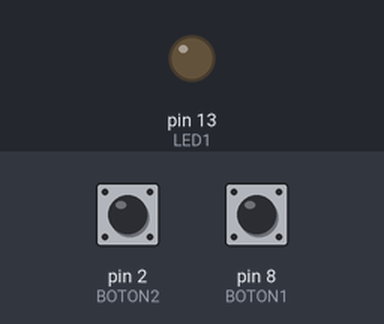
Recording of a sketch running on a simulated Arduino Uno, built with avr-gcc and run on an emulated ATmega328P. Parts: output pins drawn as LEDs (lit = HIGH). The test bench sets the inputs (shaded band); at power-on: pin 2 (BOTON2) LOW, pin 8 (BOTON1) LOW.

Above: at 1.2 s.
1.3 s: pin 2 (BOTON2) pulled HIGH for 0.15 s
At 1.37 s:
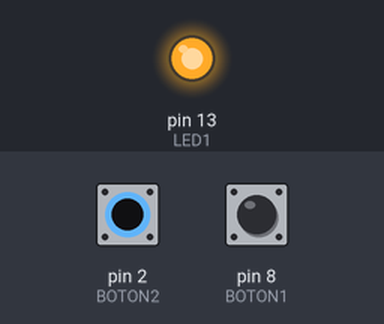
2.9 s: pin 2 (BOTON2) pulled HIGH for 3.2 s
At 6.6 s:
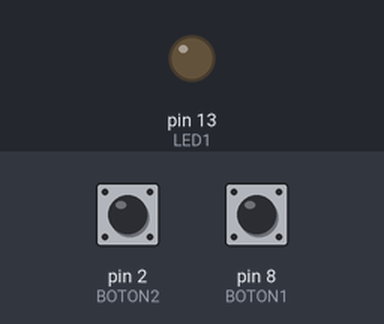
7.6 s: pin 8 (BOTON1) pulled HIGH for 3.2 s
At 9.0 s:
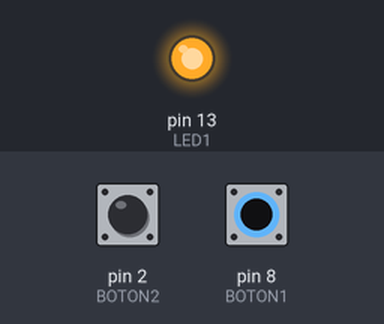
Timing chart, 0 to 12.3 s (numbered marks = the images above; inputs shaded):
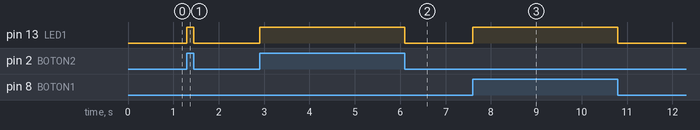

Measured:
- after the input at 1.3 s, pin 13 (LED1): LOW → HIGH at once, → LOW 0.15 s later
- after the input at 2.9 s, pin 13 (LED1): LOW → HIGH at once, → LOW 3.2 s later
- after the input at 7.6 s, pin 13 (LED1): LOW → HIGH at once, → LOW 3.2 s later

The sketch:

Condicionales_or_boton.ino
```cpp
void setup() {
  // put your setup code here, to run once:
  pinMode(13, OUTPUT);	//LED1
  pinMode(8, INPUT);	//BOTON1
  pinMode(2, INPUT);	//BOTON2
}

void loop() {
  // put your main code here, to run repeatedly:
  if (digitalRead(8) == HIGH || digitalRead(2) == HIGH)		//Pregunta si se cumple la condición
  {
    digitalWrite(13, HIGH);			//SI: encendemos el led1
  }
  else	//En caso contrario
  {
    digitalWrite(13, LOW);			//NO: apagamos el led1
  }
}
```
